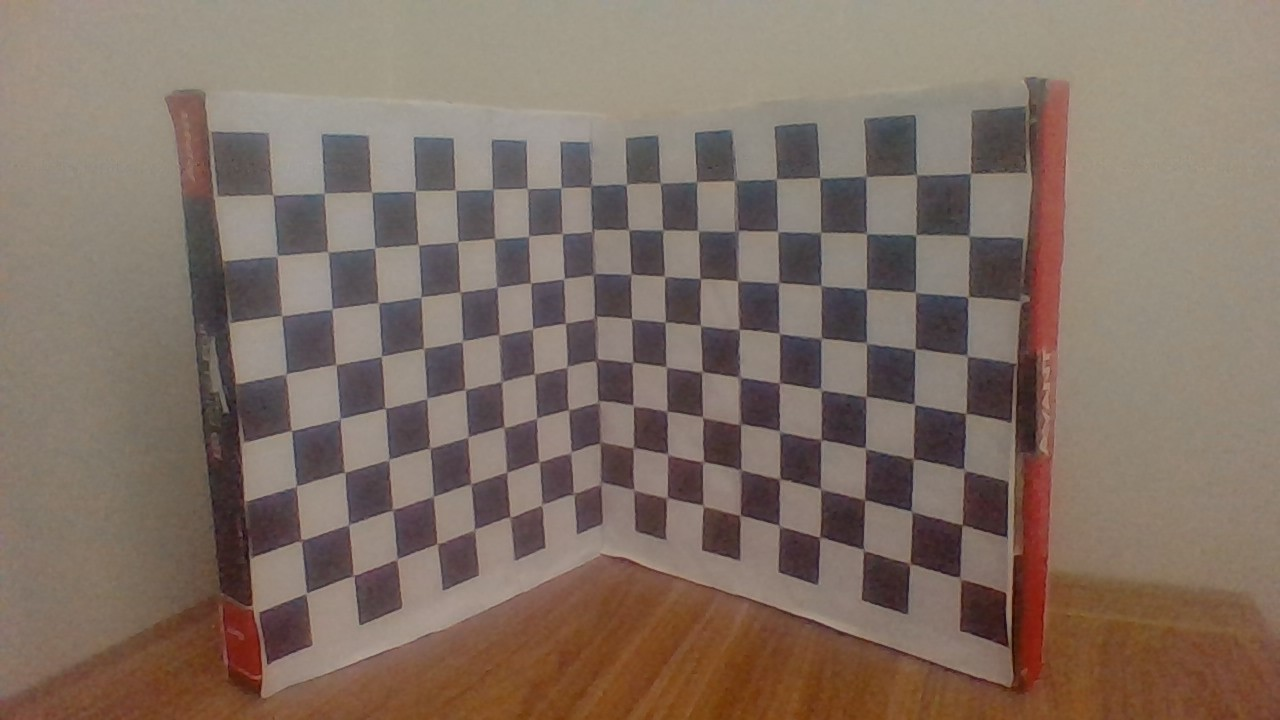
#> input picture Quiz3/Fotos/image3d.jpg, 1280 x 720 px
$ python Harrisp.py
#> lines starting #> are read from the running program, lines starting #| are printed output that depends on the picture
# -*- coding: utf-8 -*-
"""
Created on Tue Jun 29 12:37:52 2021

@author: leona
"""

import cv2
import numpy as np
import matplotlib.pyplot as plt
img = cv2.imread("./Fotos/image3d.jpg")
#> img is the input picture: shape (720, 1280, 3); mean B, G, R 100.7, 111.8, 128.6
gray = cv2.cvtColor(img,cv2.COLOR_BGR2GRAY)
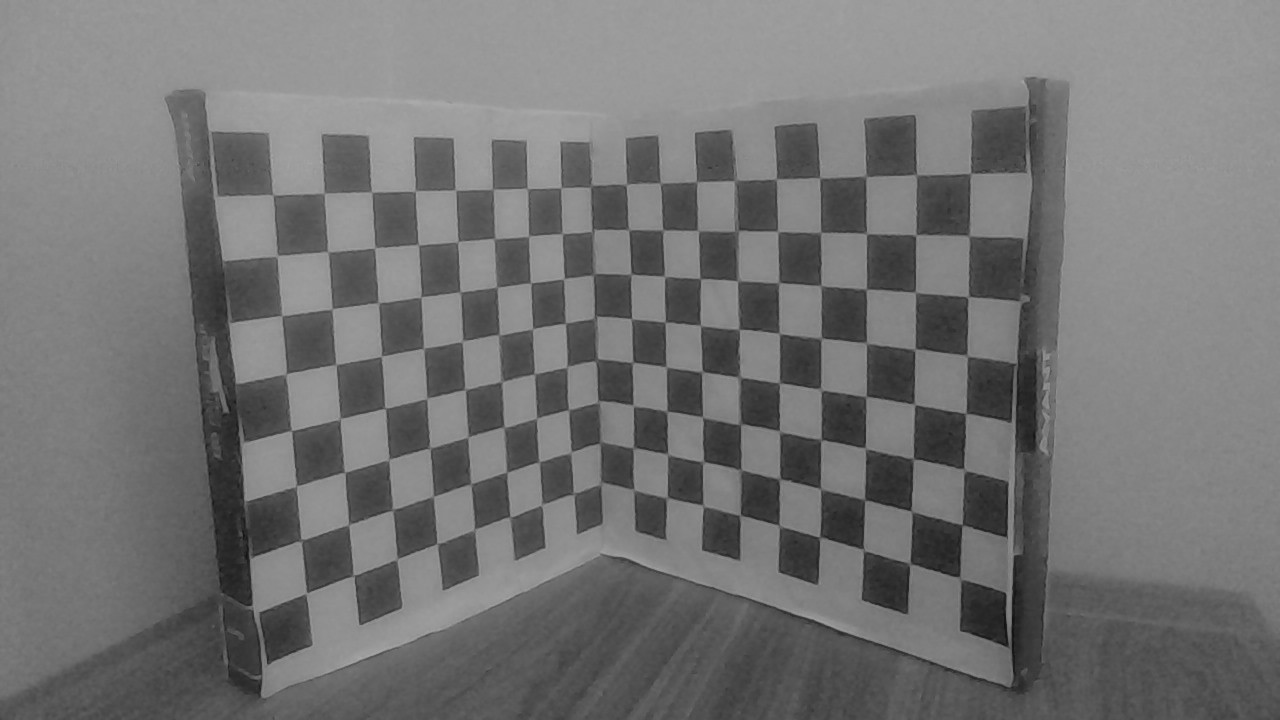
#> gray: shape (720, 1280); min 15, max 170, mean 115.6
gray = np.float32(gray)
# blockSize=2, aperture size sobel = 3, k =0.04
dst = cv2.cornerHarris(gray,2,3,0.04)
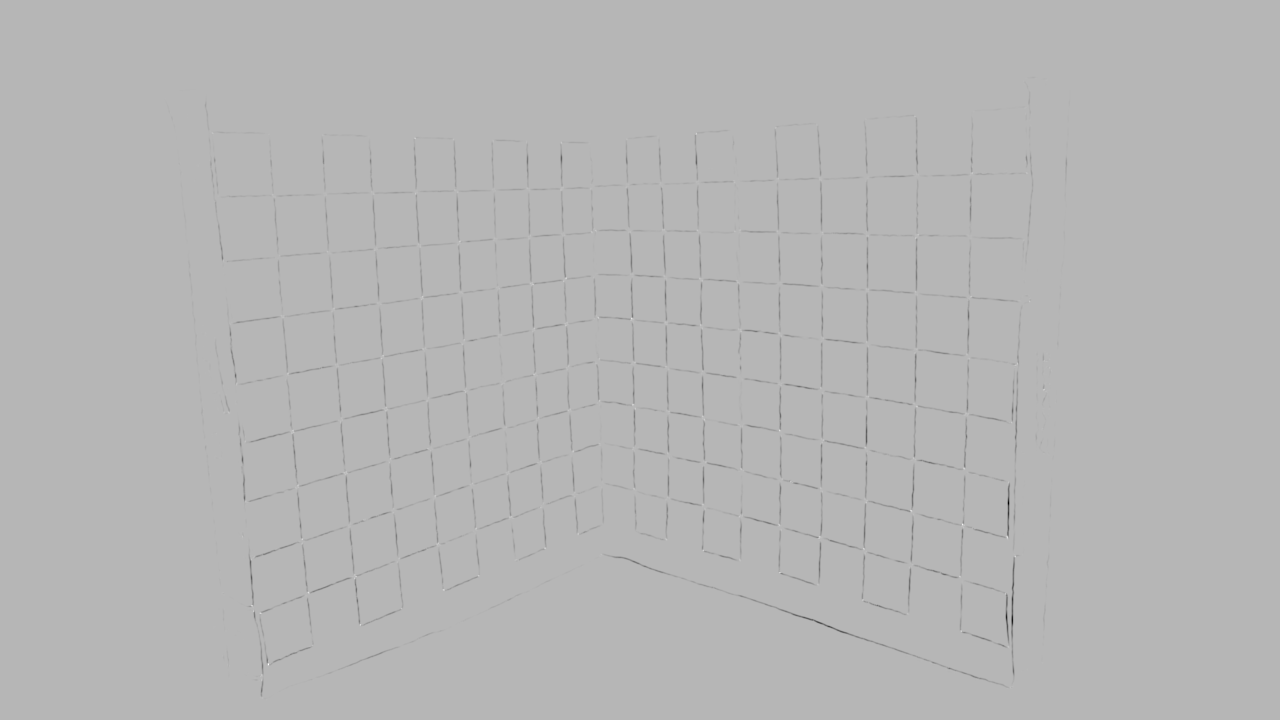
#> dst: shape (720, 1280) float32; min -3737656.8, max 1482186.5, mean -12833; drawn with min black and max white
# Threshold for an optimal value, it may vary depending on the image.


gray[dst>0.01*dst.max()]=[255]
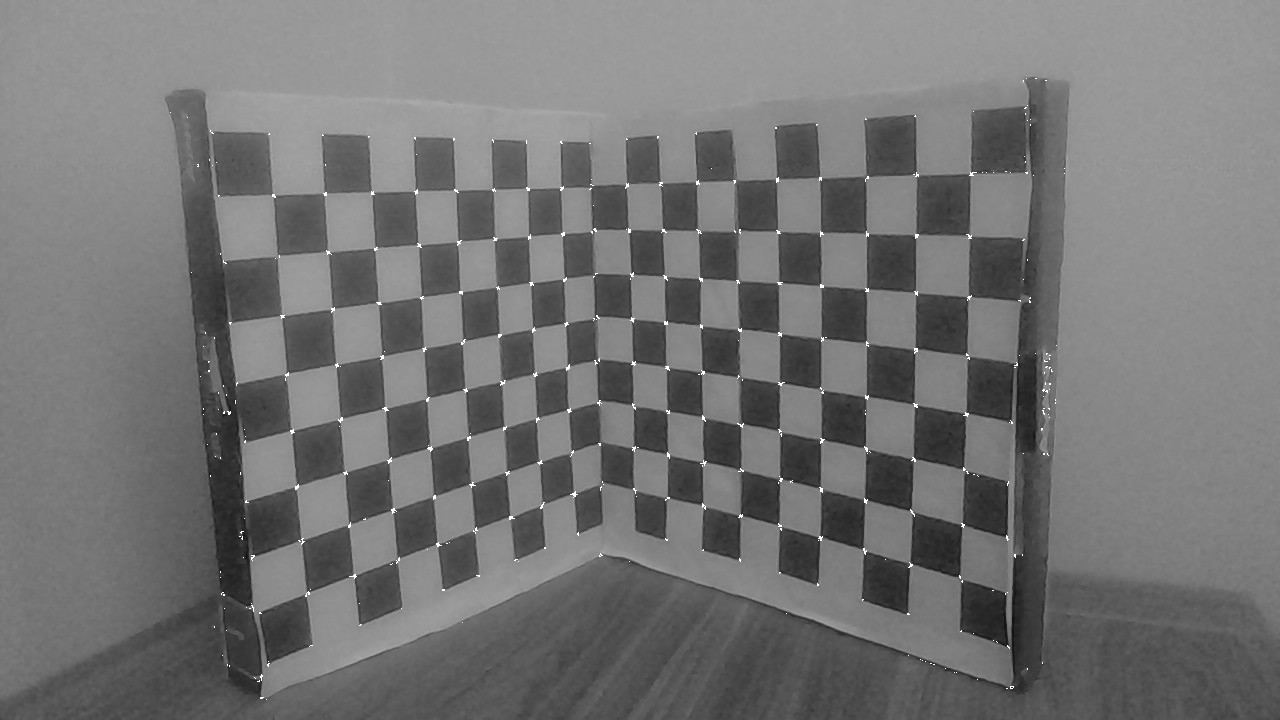
#> gray: shape (720, 1280) float32; min 15, max 255, mean 116
plt.figure(1)
plt.imshow(gray, cmap='gray')
plt.show()
